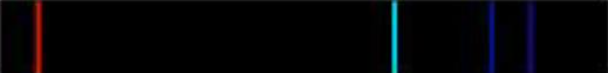
#> input picture 搭建衍射光谱仪/Codes/Hydrogen.png, 608 x 73 px
$ python 'Picture to Spectrum.py'
#> lines starting #> are read from the running program, lines starting #| are printed output that depends on the picture
import pandas as pd
from PIL import Image
import numpy as np
import matplotlib.pyplot as plt
fig, ax = plt.subplots(2,sharex=True)
#读入照片
name = 'Hydrogen'
#name = 'Light in Library'
#name = 'Oxygen'
img = Image.open(name+'.png')
#> img is the input picture: PIL image 608x73 RGBA; mean R, G, B, A 3.4, 3.4, 5.8, 255
gray_img = img.convert('L')
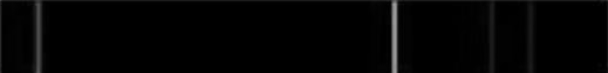
#> gray_img: PIL image 608x73 L; min 0, max 155, mean 3.7
color_img = img.convert('RGB')


width, height = img.size
#> width = 608; height = 73
gray_data = []
color_data = []
for y in range(height):
    gray_temp = []
    color_temp = []
    for x in range(width):
        gray_temp.append(gray_img.getpixel((x,y)))
        color_temp.append(color_img.getpixel((x,y)))
    gray_data.append(gray_temp)
    color_data.append(color_temp)
#> after the loop, color_data = 73 items; gray_data = 73 items

gray_data = np.array(gray_data)
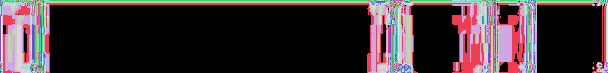
#> gray_data: shape (73, 608) int64; 125 distinct labels, from 0 to 155; one colour per label, 0 black
color_data = np.array(color_data)
#显示彩色原图
ax[0].imshow(color_data)


#对灰度图按列纵向分割，每列计算灰度平均值
average = []
for i in range(gray_data.shape[1]):#列中循环
    average.append(gray_data.T[i].mean())
#> after the loop, average = 608 values, max 148.1 at index 395, min 0.603 at index 50, mean 3.66
average = np.array(average)
average = average/(average.max())
#> average = 608 values, max 1 at index 395, min 0.00407 at index 50, mean 0.0247

#绘制光谱图
ax[1].bar(np.arange(len(average)),average)
plt.title('Spectrum of '+name)
plt.show()
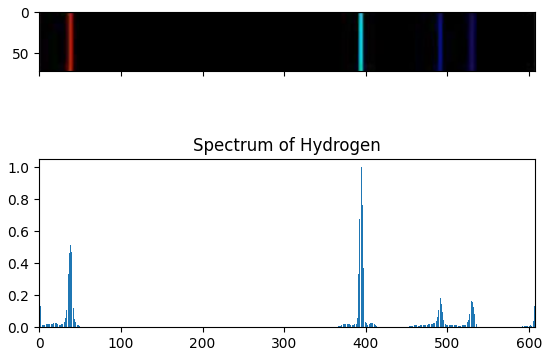
#> figure drawn by matplotlib, 2 panels; panel 2: tallest bar 1 high, from x = 394.6 to 395.4

$ run again, with 搭建衍射光谱仪/Codes/Oxygen.png copied over 搭建衍射光谱仪/Codes/Hydrogen.png
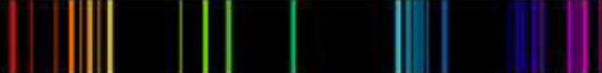
#> input picture 搭建衍射光谱仪/Codes/Oxygen.png, 602 x 73 px
#> img is the input picture: PIL image 602x73 RGBA; mean R, G, B, A 21.8, 17.8, 23, 255
#> `gray_img = img.convert('L')`:
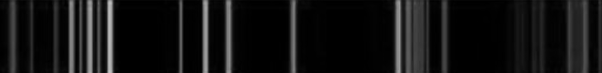
#> gray_img: PIL image 602x73 L; min 0, max 192, mean 19.6
#> after the loop `for y in range(height):`: color_data = 73 items
#> after the loop `for i in range(gray_data.shape[1]):#列中循环`: average = 602 values, max 185 at index 109, min 0.274 at index 129, mean 19.59
#> `average = average/(average.max())`: average = 602 values, max 1 at index 109, min 0.00148 at index 129, mean 0.106
#> `plt.show()`:
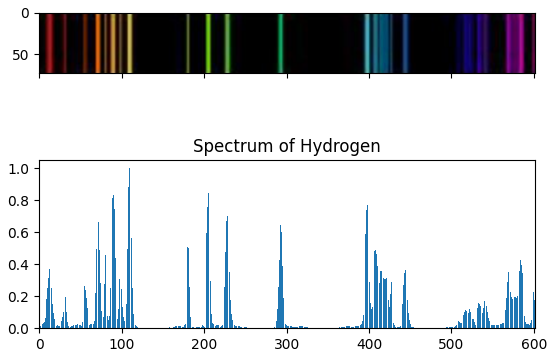
#> figure drawn by matplotlib, 2 panels; panel 2: tallest bar 1 high, from x = 108.6 to 109.4
